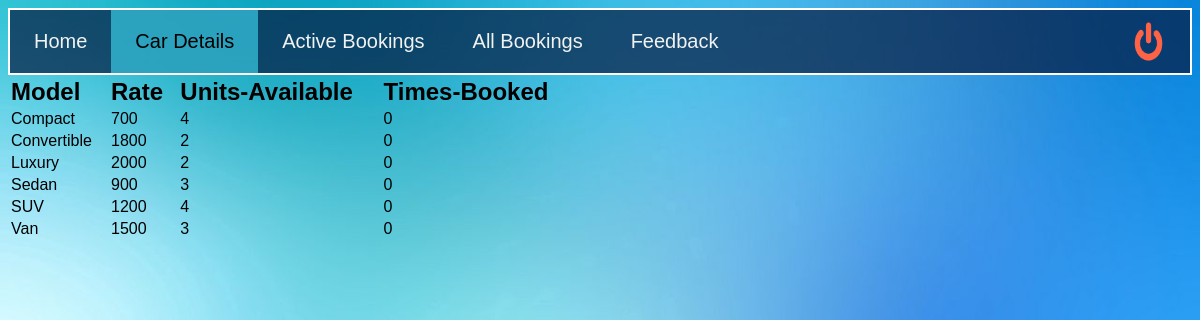
/cardetails.php (signed in), run on the app's committed database.
### tables this page shows
CREATE TABLE `models` (
  `name` varchar(20) NOT NULL,
  `rate` int(11) NOT NULL,
  `units` int(11) NOT NULL,
  `timesbooked` int(11) NOT NULL
);

### cardetails.php (the view, shortened to what this page needs)
<!DOCTYPE html>
<html>
<head>
    <link rel="stylesheet" href="./style/navbar.css">
    <link rel="stylesheet" href="./style/list.css">
</head>
<body>
<div class="topnav">
    <a href="adminpage.php">Home</a>
    <a class="active" href="#top">Car Details</a>
    <a href="adminact.php">Active Bookings</a>
    <a href="adminall.php">All Bookings</a>
    <a href="adminfb.php">Feedback</a>
    <a href="logout.php" class="logoutbtn"><img src="./images/logouticon.png" height="43px" width="43px"></a>
</div>
<?php
    require_once "config.php";
    $sql = "SELECT * FROM models";
    if ($res = mysqli_query($conn, $sql)) {
    if (mysqli_num_rows($res) > 0) {
        echo "<table>";
        echo "<tr>";
        echo "<th><font size=5pt>Model&nbsp;&nbsp;&nbsp;&nbsp;</font></th>";
        echo "<th><font size=5pt>Rate&nbsp;&nbsp;</font></th>";
        echo "<th><font size=5pt>Units-Available&nbsp;&nbsp;&nbsp;&nbsp;</font></th>";
        echo "<th><font size=5pt>Times-Booked</font></th>";
        echo "</tr>";
        while ($row = mysqli_fetch_array($res)) {
            echo "<tr>";
            echo "<td>".$row['name']."</td>";
            echo "<td>".$row['rate']."</td>";
            echo "<td>".$row['units']."</td>";
            echo "<td>".$row['timesbooked']."</td>";
            echo "</tr>";
        }
        echo "</table>";
    }
    else {
        echo "No Feedbacks";
    }
}
else {
    echo "ERROR: Could not able to execute $sql. ";
}
 ?>
</body>
</html>

### style/navbar.css (style rules this page uses)
.topnav { background: #061c44b6; overflow: hidden; border: 2px solid white; }
body { background-image : url(../images/fadedbg.jpg); background-size: cover; font-family: sans-serif; }
.topnav a { float: left; color: #f2f2f2; text-align: center; padding: 20px 24px; text-decoration: none; font-size: 20px; font-family: sans-serif; }
.topnav a.active { background-color: #37c7e0b6; color: black; }
.topnav .logoutbtn { position: absolute; right: 10px; padding: 10px 20px; }

### data on the page
models: name "Compact", rate "700", units "4", timesbooked "0"
models: name "Convertible", rate "1800", units "2", timesbooked "0"
models: name "Luxury", rate "2000", units "2", timesbooked "0"
models: name "Sedan", rate "900", units "3", timesbooked "0"
models: name "SUV", rate "1200", units "4", timesbooked "0"
models: name "Van", rate "1500", units "3", timesbooked "0"
